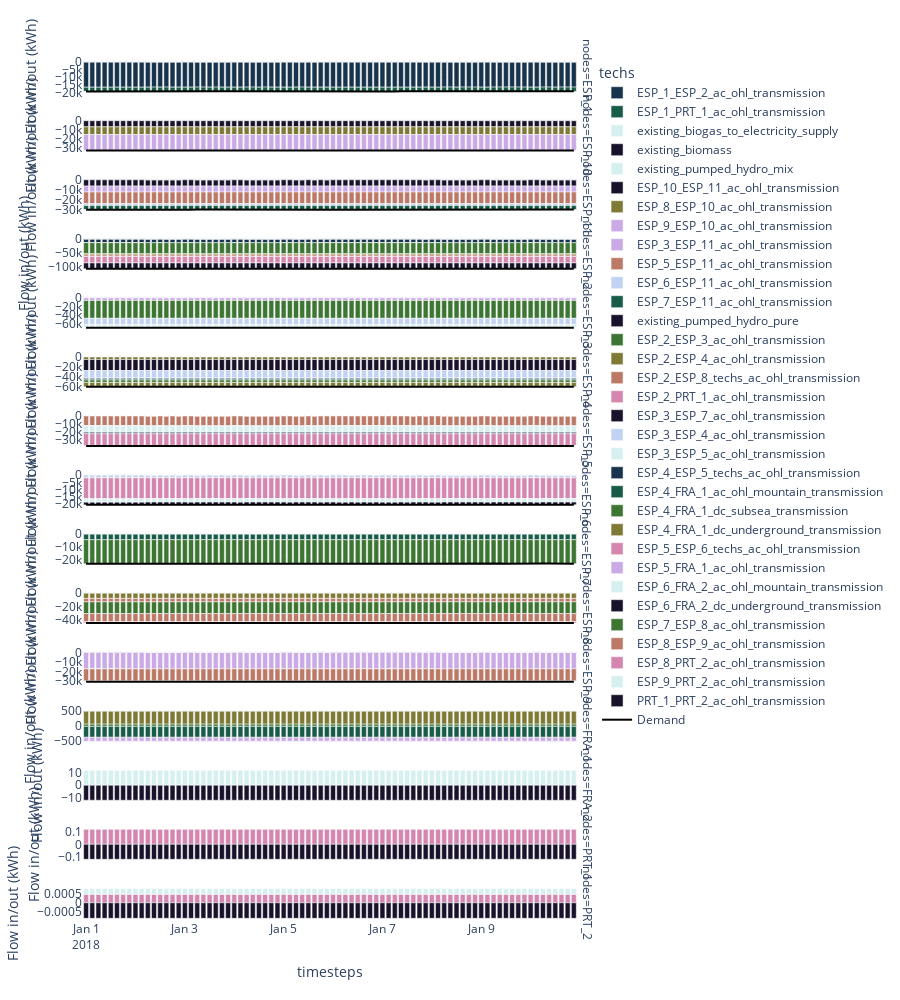

Notebook code cell kept with this figure:
### Code cell
df_electricity = (
    (model_scenario.results.flow_out.fillna(0) - model_scenario.results.flow_in.fillna(0))
    .sel(carriers="electricity")
    .to_series()
    .where(lambda x: x != 0)
    .dropna()
    .to_frame("Flow in/out (kWh)")
    .reset_index()
)
df_electricity_demand = df_electricity[df_electricity.techs == "demand_tech"]
df_electricity_other = df_electricity[df_electricity.techs != "demand_tech"]

print(df_electricity.head())

node_order = df_electricity.nodes.unique()

fig = px.bar(
    df_electricity_other,
    x="timesteps",
    y="Flow in/out (kWh)",
    facet_row="nodes",
    color="techs",
    category_orders={"nodes": node_order},
    height=1000,
    color_discrete_map=colors,
)

showlegend = True
# we reverse the node order (`[::-1]`) because the rows are numbered from bottom to top.
for idx, node in enumerate(node_order[::-1]):
    demand_ = df_electricity_demand.loc[
        df_electricity_demand.nodes == node, "Flow in/out (kWh)"
    ]
    if not demand_.empty:
        fig.add_scatter(
            x=df_electricity_demand.loc[
                df_electricity_demand.nodes == node, "timesteps"
            ],
            y=-1 * demand_,
            row=idx + 1,
            col="all",
            marker_color="black",
            name="Demand",
            legendgroup="demand",
            showlegend=showlegend,
        )
        showlegend = False
fig.update_yaxes(matches=None)
fig.show()
